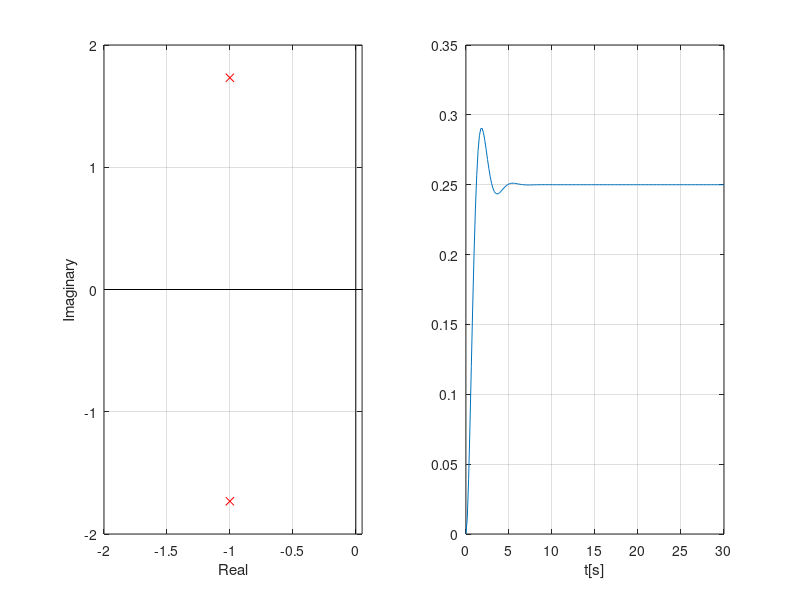

This chart was generated by the following MATLAB code:
num = [1];
den = [1 1 1];

num = [1];
den = [1 1 3];

num = [1];
den = [1 0 1];

num = [1];
den = [1 4 4];

num = [1];
den = [1 2 4];
% 
% num = [1];
% den = [1 1 0.1];

sys = tf(num, den);
[priebeh, cas] = step(sys, 30);
poly = complex(pole(sys))

% prechodova
figure(1)
subplot(1,2,2);
set(gcf, 'Units', 'Normalized', 'OuterPosition', [0, 0.04, 0.5, 0.45]);
% figure('Renderer', 'painters', 'Position', [10 10 900 600])
plot(cas, priebeh);
grid on;
xlabel('t[s]')

% komplexna rovina
subplot(1,2,1);
% data
plot(poly, 'rx')
grid on; 
xlabel('Real')
ylabel('Imaginary')
% axes
xlim([-2 0.05])
ylim([-2 2])
xL = xlim;
yL = ylim;
line([0 0], yL, 'Color', 'k');  %y-axis
line(xL, [0 0], 'Color', 'k');  %x-axis

saveas(gcf,'1_2_4.emf')
